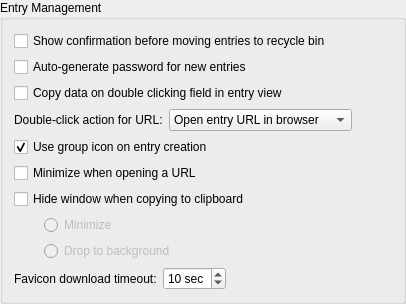
            <widget class="QGroupBox" name="entryGroup">
             <property name="title">
              <string>Entry Management</string>
             </property>
             <layout class="QVBoxLayout" name="verticalLayout_6">
              <item>
               <widget class="QCheckBox" name="ConfirmMoveEntryToRecycleBinCheckBox">
                <property name="text">
                 <string>Show confirmation before moving entries to recycle bin</string>
                </property>
               </widget>
              </item>
              <item>
               <widget class="QCheckBox" name="autoGeneratePasswordForNewEntriesCheckBox">
                <property name="text">
                 <string>Auto-generate password for new entries</string>
                </property>
               </widget>
              </item>
              <item>
               <widget class="QCheckBox" name="EnableCopyOnDoubleClickCheckBox">
                <property name="text">
                 <string>Copy data on double clicking field in entry view</string>
                </property>
               </widget>
              </item>
              <item>
               <layout class="QHBoxLayout" name="urlDoubleClickLayout">
                <item>
                 <widget class="QLabel" name="urlDoubleClickLabel">
                  <property name="text">
                   <string>Double-click action for URL:</string>
                  </property>
                  <property name="buddy">
                   <cstring>urlDoubleClickComboBox</cstring>
                  </property>
                 </widget>
                </item>
                <item>
                 <widget class="QComboBox" name="urlDoubleClickComboBox">
                  <property name="focusPolicy">
                   <enum>Qt::FocusPolicy::StrongFocus</enum>
                  </property>
                  <property name="accessibleName">
                   <string>Double-click action for URL field</string>
                  </property>
                  <property name="sizeAdjustPolicy">
                   <enum>QComboBox::SizeAdjustPolicy::AdjustToContents</enum>
                  </property>
                  <item>
                   <property name="text">
                    <string>Open entry URL in browser</string>
                   </property>
                  </item>
                  <item>
                   <property name="text">
                    <string>Copy entry URL to clipboard</string>
                   </property>
                  </item>
                  <item>
                   <property name="text">
                    <string>Edit entry</string>
                   </property>
                  </item>
                 </widget>
                </item>
                <item>
                 <spacer name="urlDoubleClickSpacer">
                  <property name="orientation">
                   <enum>Qt::Orientation::Horizontal</enum>
                  </property>
                  <property name="sizeHint" stdset="0">
                   <size>
                    <width>40</width>
                    <height>20</height>
                   </size>
                  </property>
                 </spacer>
                </item>
               </layout>
              </item>
              <item>
               <widget class="QCheckBox" name="useGroupIconOnEntryCreationCheckBox">
                <property name="text">
                 <string>Use group icon on entry creation</string>
                </property>
                <property name="checked">
                 <bool>true</bool>
                </property>
               </widget>
              </item>
              <item>
               <widget class="QCheckBox" name="minimizeOnOpenUrlCheckBox">
                <property name="text">
                 <string>Minimize when opening a URL</string>
                </property>
               </widget>
              </item>
              <item>
               <widget class="QCheckBox" name="hideWindowOnCopyCheckBox">
                <property name="text">
                 <string>Hide window when copying to clipboard</string>
                </property>
               </widget>
              </item>
              <item>
               <layout class="QHBoxLayout" name="hideWindowLayout_1">
                <property name="spacing">
                 <number>0</number>
                </property>
                <item>
                 <spacer name="hideWindowSpacer_1">
                  <property name="orientation">
                   <enum>Qt::Orientation::Horizontal</enum>
                  </property>
                  <property name="sizeType">
                   <enum>QSizePolicy::Policy::Fixed</enum>
                  </property>
                  <property name="sizeHint" stdset="0">
                   <size>
                    <width>30</width>
                    <height>20</height>
                   </size>
                  </property>
                 </spacer>
                </item>
                <item>
                 <widget class="QRadioButton" name="minimizeOnCopyRadioButton">
                  <property name="enabled">
                   <bool>false</bool>
                  </property>
                  <property name="text">
                   <string>Minimize</string>
                  </property>
                 </widget>
                </item>
               </layout>
              </item>
              <item>
               <layout class="QHBoxLayout" name="hideWindowLayout_2">
                <property name="spacing">
                 <number>0</number>
                </property>
                <item>
                 <spacer name="hideWindowSpacer_2">
                  <property name="orientation">
                   <enum>Qt::Orientation::Horizontal</enum>
                  </property>
                  <property name="sizeType">
                   <enum>QSizePolicy::Policy::Fixed</enum>
                  </property>
                  <property name="sizeHint" stdset="0">
                   <size>
                    <width>30</width>
                    <height>20</height>
                   </size>
                  </property>
                 </spacer>
                </item>
                <item>
                 <widget class="QRadioButton" name="dropToBackgroundOnCopyRadioButton">
                  <property name="enabled">
                   <bool>false</bool>
                  </property>
                  <property name="text">
                   <string>Drop to background</string>
                  </property>
                 </widget>
                </item>
               </layout>
              </item>
              <item>
               <layout class="QHBoxLayout" name="horizontalLayout">
                <item>
                 <widget class="QLabel" name="faviconTimeoutLabel">
                  <property name="text">
                   <string>Favicon download timeout:</string>
                  </property>
                  <property name="buddy">
                   <cstring>faviconTimeoutSpinBox</cstring>
                  </property>
                 </widget>
                </item>
                <item>
                 <widget class="QSpinBox" name="faviconTimeoutSpinBox">
                  <property name="enabled">
                   <bool>true</bool>
                  </property>
                  <property name="focusPolicy">
                   <enum>Qt::FocusPolicy::StrongFocus</enum>
                  </property>
                  <property name="accessibleName">
                   <string>Website icon download timeout in seconds</string>
                  </property>
                  <property name="suffix">
                   <string comment="Seconds"> sec</string>
                  </property>
                  <property name="minimum">
                   <number>1</number>
                  </property>
                  <property name="maximum">
                   <number>60</number>
                  </property>
                  <property name="value">
                   <number>10</number>
                  </property>
                 </widget>
                </item>
                <item>
                 <spacer name="horizontalSpacer_2">
                  <property name="orientation">
                   <enum>Qt::Orientation::Horizontal</enum>
                  </property>
                  <property name="sizeHint" stdset="0">
                   <size>
                    <width>40</width>
                    <height>20</height>
                   </size>
                  </property>
                 </spacer>
                </item>
               </layout>
              </item>
             </layout>
            </widget>
